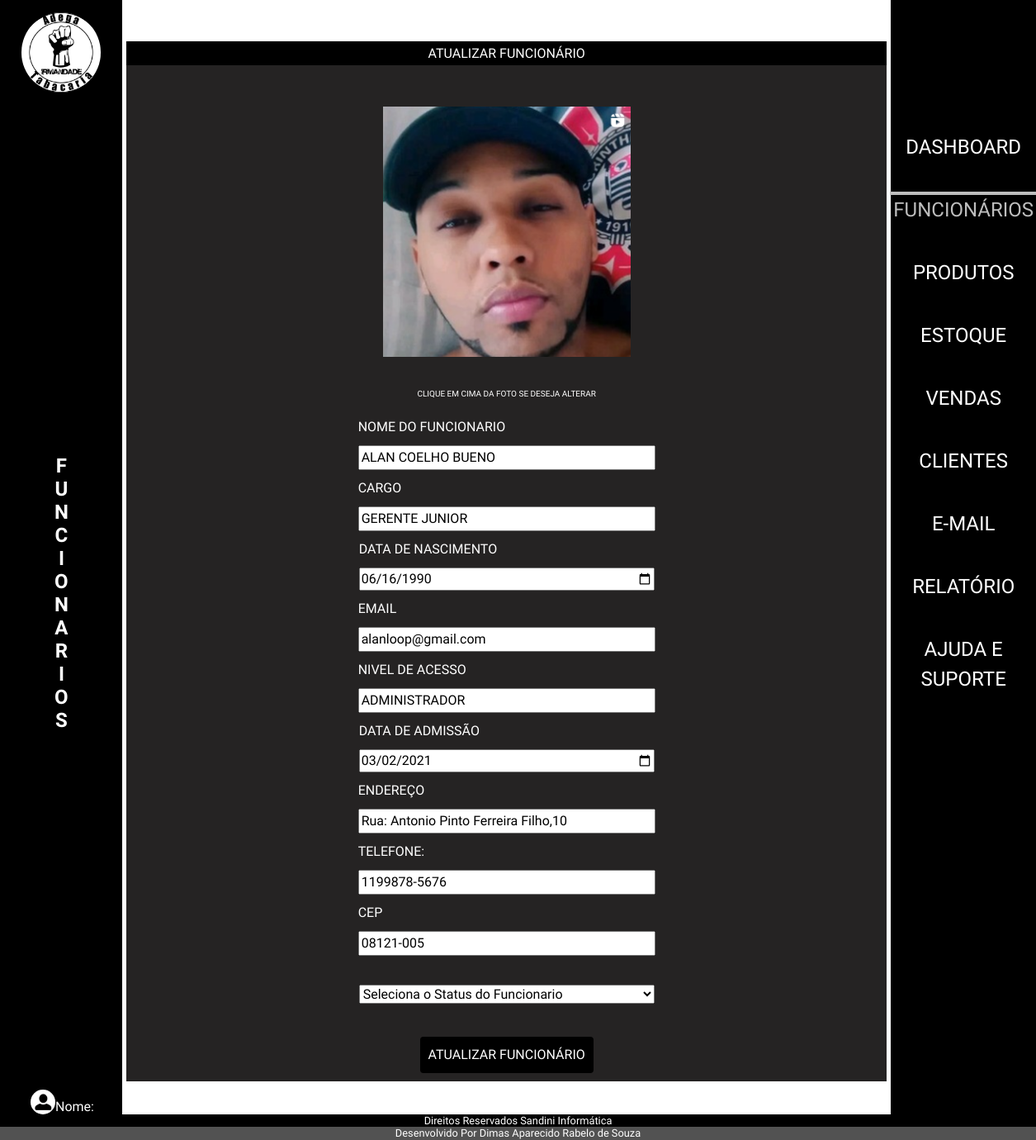
/admin/index.php?p=funcionarios&f=atualizar&id=1, run on the app's committed database.
### tables this page shows
CREATE TABLE `tblfuncionarios` (
  `idFuncionario` int(11) NOT NULL,
  `nomeFuncionario` varchar(50) NOT NULL,
  `altFuncionario` varchar(50) NOT NULL,
  `cargoFuncionario` varchar(20) NOT NULL,
  `dataNascFuncionario` date NOT NULL,
  `emailFuncionario` varchar(80) NOT NULL,
  `senhaFuncionario` varchar(20) NOT NULL,
  `nivelFuncionario` varchar(15) NOT NULL,
  `dataAdmissaoFuncionario` date NOT NULL,
  `enderecoFuncionario` varchar(50) NOT NULL,
  `telFuncionario` varchar(15) NOT NULL,
  `cepFuncionario` varchar(10) NOT NULL,
  `statusFuncionario` varchar(10) NOT NULL,
  `fotoFuncionario` varchar(100) DEFAULT NULL,
  `linkFaceFuncionario` varchar(150) NOT NULL,
  `linkInstaFuncionario` varchar(150) NOT NULL,
  `linkWhatsFuncionario` varchar(150) NOT NULL
);

### admin/class/funcionario.php (called while the page is built, shortened)
<?php
class FuncionarioClass
{
    public $idFuncionario;
    public function __construct($id = false)
    {
        if ($id) {
            $this->idFuncionario = $id;
            $this->Carregar();
        }
    }
    public function Carregar()
    {
        $query = "SELECT * FROM  tblfuncionarios WHERE idFuncionario = " . $this->idFuncionario;
        $conn = Conexao::LigarConexao();
        $resultado = $conn->query($query);
        $lista = $resultado->fetchAll();
        foreach ($lista as $linha) {
            $this->nomeFuncionario = $linha['nomeFuncionario'];
            $this->cargoFuncionario = $linha['cargoFuncionario'];
            $this->dataNascFuncionario = $linha['dataNascFuncionario'];
            $this->emailFuncionario = $linha['emailFuncionario'];
            $this->nivelFuncionario = $linha['nivelFuncionario'];
            $this->dataAdmissaoFuncionario = $linha['dataAdmissaoFuncionario'];
            $this->enderecoFuncionario = $linha['enderecoFuncionario'];
            $this->telFuncionario = $linha['telFuncionario'];
            $this->cepFuncionario = $linha['cepFuncionario'];
            $this->fotoFuncionario = $linha['fotoFuncionario'];
        }
    }
}

### admin/funcionarios/atualizar.php (the view, shortened to what this page needs)
<?php
require_once("class/funcionario.php");
$funcionario = new FuncionarioClass($id);
?>
<h1 class="h1Atual">Atualizar Funcionário</h1>
<form action="index.php?p=funcionarios&f=atualizar&id=<?php echo $funcionario->idFuncionario; ?> " method="POST" enctype="multipart/form-data">
    <div class="fotoForm">
        <div>
            <?php if (!empty($funcionario->fotoFuncionario)) : ?>
                <img src="../admin/img/<?php echo $funcionario->fotoFuncionario; ?>" alt="Funcionário Photo" id="imgfoto">
            <?php else : ?>
                <img src="img/sem-foto.jpg" alt="Sem Foto" id="imgfoto">
            <?php endif; ?>
        </div>
    </div>
    <p class="informa">clique em cima da foto se deseja alterar</p>
    <div>
        <label for="nomeFuncionario">Nome do Funcionario</label>
        <input type="text" name="nomeFuncionario" id="nomeFuncionario" placeholder="Informe o Nome do Funcionario" value="<?php echo $funcionario->nomeFuncionario; ?>">
    </div>
    <div>
        <label for="cargoFuncionario">Cargo</label>
        <input type="text" name="cargoFuncionario" id="cargoFuncionario" placeholder="Informe o Cargo" value="<?php echo $funcionario->cargoFuncionario; ?>">
    </div>
    <div>
        <label for="dataNascFuncionario">Data de Nascimento</label>
        <input class="Dateatual" type="date" name="dataNascFuncionario" id="dataNascFuncionario" value="<?php echo $funcionario->dataNascFuncionario; ?>">
    </div>
    <div>
        <label for="emailFuncionario"> Email</label>
        <input type="email" name="emailFuncionario" id="emailFuncionario" placeholder="name@example.com" value="<?php echo $funcionario->emailFuncionario;  ?>">
    </div>
    <div>
        <label for="nivelFuncionario">Nivel de Acesso</label>
        <input type="text" name="nivelFuncionario" id="nivelFuncionario" placeholder="Informe o Nivel de Acesso" value="<?php echo $funcionario->nivelFuncionario; ?>">
    </div>
    <div>
        <label for="dataAdmissaoFuncionario">Data de Admissão</label>
        <input class="Dateatual" type="date" name="dataAdmissaoFuncionario" id="dataAdmissaoFuncionario" value="<?php echo $funcionario->dataAdmissaoFuncionario; ?>">
    </div>
    <div>
        <label for="enderecoFuncionario"> Endereço</label>
        <input type="text" name="enderecoFuncionario" id="enderecoFuncionario" placeholder="Informe o Endereço" value="<?php echo $funcionario->enderecoFuncionario; ?>">
    </div>
    <div>
        <label for="telFuncionario">Telefone:</label>
        <input type="tel" name="telFuncionario" id="telFuncionario" placeholder="(11)99999-9999" value="<?php echo $funcionario->telFuncionario; ?>">
    </div>
    <div>
        <label for="cepFuncionario"> Cep</label>
        <input type="text" id="cepFuncionario" name="cepFuncionario" maxlength="9" placeholder="00000-000" value="<?php echo $funcionario->cepFuncionario; ?>">
    </div>
    <div>
        <select class="seleAtual" aria-label="Default select example" name="statusFuncionario">
            <option value="" selected>Seleciona o Status do Funcionario</option>
        </select>
    </div>
    <div>
        <button type="submit">Atualizar Funcionário</button>
    </div>
</form>

### admin/css/estilo.css (style rules this page uses)
* a, h1, h2, h3, h4 { font-family: 'Secular One'; font-size: 16px; text-align: center; margin: 0; padding: 0; box-sizing: border-box; text-decoration: none; }
body { display: flex; flex-direction: column; min-height: 100vh; color: #ffffff; }
h1 { width: 80%; margin-top: 10px }
h1 { text-align: center; background: #000000; width: 100%; padding: 5px 5px; text-transform: uppercase; }
form { display: flex; flex-direction: column; align-items: center; background: #252323; width: 100%; font-family: 'Secular One'; text-transform: uppercase; }
.fotoForm { width: 100%; display: flex; justify-content: center; padding: 50px 50px; }
.fotoForm div img { max-width: 300px; max-height: 320px; object-fit: cover; }
label { display: flex; flex-direction: column; margin: 5px 5px; color: #ffffff; }
input { margin: 5px 5px; width: 360px; }
select { margin: 30px; }
button { margin: 10px 0; padding: 10px; background-color: #000000; color: #fff; border: none; border-radius: 4px; text-transform: uppercase; }
.h1Atual { color: #ffffff; }
.Dateatual { width: 358px; }
.seleAtual { width: 358px; }
.informa { color: #ffffff; font-size: 10px; margin-top: -13px; }

### data on the page
tblfuncionarios: fotoFuncionario (picture), nomeFuncionario "ALAN COELHO BUENO", cargoFuncionario "GERENTE JUNIOR", dataNascFuncionario "06/16/1990", emailFuncionario "alanloop@gmail.com", nivelFuncionario "ADMINISTRADOR", dataAdmissaoFuncionario "03/02/2021", enderecoFuncionario "Rua: Antonio Pinto Ferreira Filho,10", telFuncionario "1199878-5676", cepFuncionario "08121-005"

### other printed values
$texto[$i] "F"
$texto[$i] "U"
$texto[$i] "N"
$texto[$i] "C"
$texto[$i] "I"
$texto[$i] "O"
$texto[$i] "A"
$texto[$i] "R"
$texto[$i] "S"
